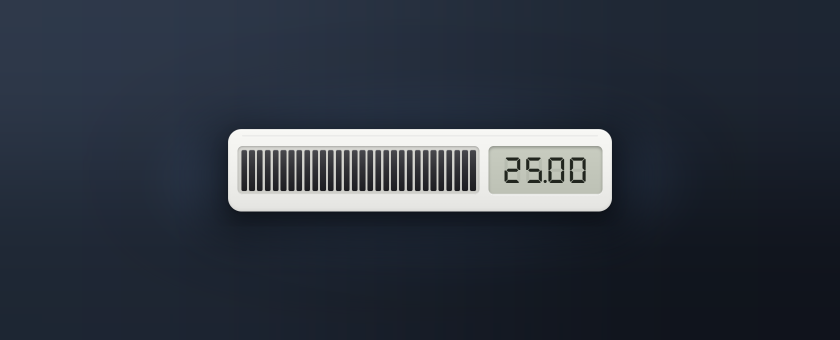
#> input picture assets/preview.png, 1680 x 680 px, given in place of .raw-idle.png, which was not available (shown at 1/2 size)
$ python make_previews.py
#> lines starting #> are read from the running program, lines starting #| are printed output that depends on the picture; pictures that were not available may be replaced by others from this repository, and a replacement may not be noted
# 生成 README 展示图：把 CapturePage 的透明截图合成到深色渐变背景上
from PIL import Image, ImageDraw, ImageFilter

DARK_TL = (43, 53, 70)    # 左上
DARK_BR = (18, 23, 32)    # 右下
GLOW = (86, 122, 176)     # 设备背后的柔光


def gradient(w, h, c1, c2):
    """对角渐变：2x2 四角颜色双三次放大"""
    base = Image.new("RGB", (2, 2))
    base.putpixel((0, 0), c1)
    base.putpixel((1, 0), tuple((a + b) // 2 for a, b in zip(c1, c2)))
    base.putpixel((0, 1), tuple((a + b) // 2 for a, b in zip(c1, c2)))
    base.putpixel((1, 1), c2)
    return base.resize((w, h), Image.BICUBIC)


def glow_layer(w, h, cx, cy, rx, ry, color, alpha):
    """椭圆柔光"""
#> called with w = 1680, h = 680, cx = 840, cy = 350, rx = 560, ry = 170, color = (86, 122, 176), alpha = 70
    layer = Image.new("RGBA", (w, h), (0, 0, 0, 0))
#> layer: PIL image 1680x680 RGBA; every value is 0
    d = ImageDraw.Draw(layer)
    d.ellipse([cx - rx, cy - ry, cx + rx, cy + ry], fill=color + (alpha,))
    return layer.filter(ImageFilter.GaussianBlur(80))
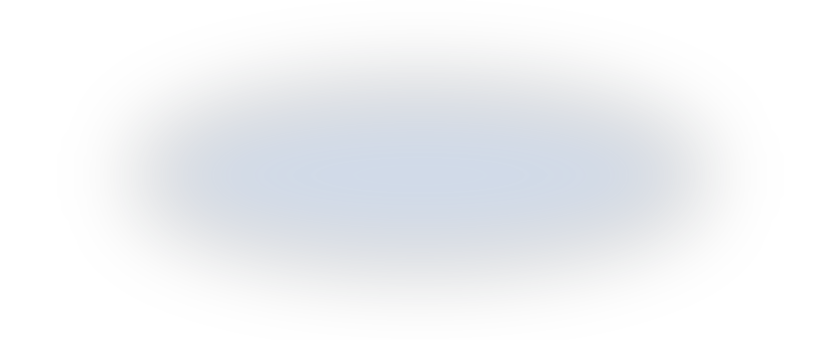
#> returned value: PIL image 1680x680 RGBA (shown at 1/2 size); mean R, G, B, A 22.6, 32, 46.2, 18.4; transparent parts drawn white


def rounded_shadow(w, h, box, radius, blur, alpha, dy):
    """圆角卡片投影"""
#> called with w = 1680, h = 680, box = (0, 0, 1680, 680), radius = 28, blur = 40, alpha = 120, dy = 22
    layer = Image.new("RGBA", (w, h), (0, 0, 0, 0))
    d = ImageDraw.Draw(layer)
    x0, y0, x1, y1 = box
#> x0 = 0; y0 = 0; x1 = 1680; y1 = 680
    d.rounded_rectangle([x0, y0 + dy, x1, y1 + dy], radius=radius, fill=(0, 0, 0, alpha))
    return layer.filter(ImageFilter.GaussianBlur(blur))
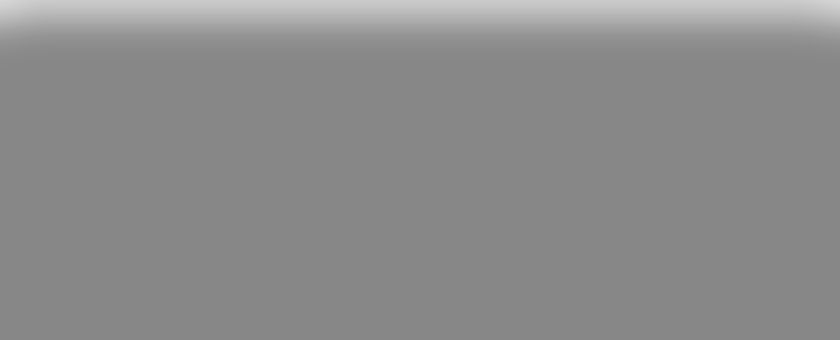
#> returned value: PIL image 1680x680 RGBA (shown at 1/2 size); mean R, G, B, A 0, 0, 0, 115.2; transparent parts drawn white


def rounded_paste(canvas, img, xy, radius):
    """带圆角遮罩粘贴"""
    mask = Image.new("L", img.size, 0)
    md = ImageDraw.Draw(mask)
    md.rounded_rectangle([0, 0, img.size[0] - 1, img.size[1] - 1], radius=radius, fill=255)
    canvas.paste(img, xy, mask)


def make_device_shot(raw, out, canvas=(1680, 680)):
    W, H = canvas
    bg = gradient(W, H, DARK_TL, DARK_BR)
    dev = Image.open(raw).convert("RGBA")

    cx, cy = W // 2, H // 2
    bg = Image.alpha_composite(bg.convert("RGBA"),
                               glow_layer(W, H, cx, cy + 10, 560, 170, GLOW, 70))

    box = (cx - dev.size[0] // 2, cy - dev.size[1] // 2,
           cx + dev.size[0] // 2, cy + dev.size[1] // 2)
    bg = Image.alpha_composite(bg, rounded_shadow(W, H, box, 28, 40, 120, 22))
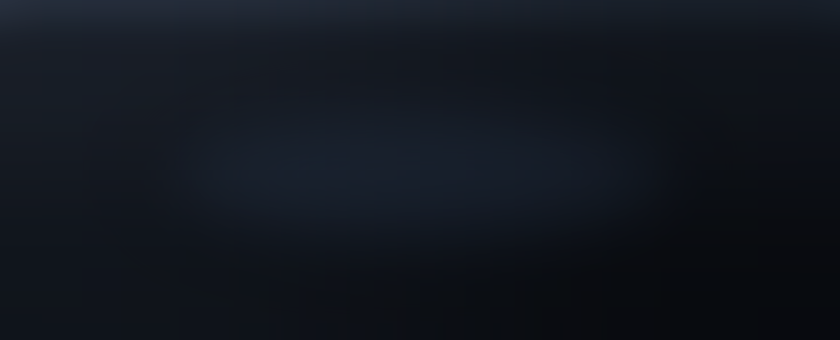
#> bg: PIL image 1680x680 RGBA (shown at 1/2 size); mean R, G, B, A 17.7, 22.6, 30.5, 255
#> call 2 of make_device_shot, with raw = '.raw-controls.png', out = 'assets/preview-controls.png', canvas = (1680, 680)
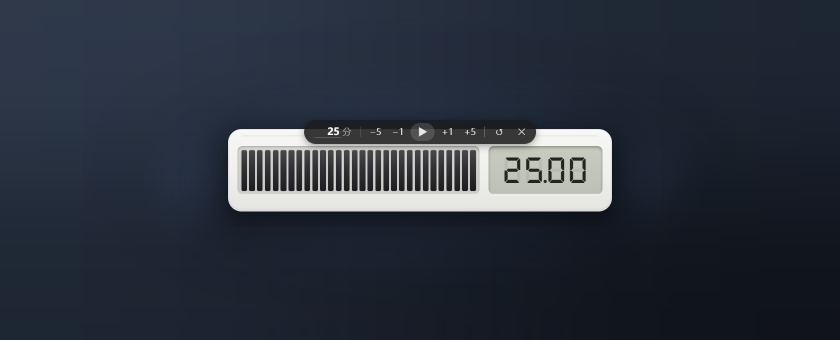
#> input picture assets/preview-controls.png, 1680 x 680 px, given in place of .raw-controls.png, which was not available (shown at 1/2 size)
    bg.paste(dev, (box[0], box[1]), dev)

    bg.convert("RGB").save(out, optimize=True)
    print("saved", out)


def make_settings_shot(raw, out, canvas=(1150, 940)):
#> called with raw = '.raw-settings.png', out = 'assets/preview-settings.png', canvas = (1150, 940)
    W, H = canvas
    bg = gradient(W, H, DARK_TL, DARK_BR)
#> bg: PIL image 1150x940 RGB
    card = Image.open(raw).convert("RGB")
#> card is the input picture: PIL image 1680x680 RGB; mean R, G, B 43.8, 50.8, 62.1

    scale = 0.92
    card = card.resize((int(card.size[0] * scale), int(card.size[1] * scale)), Image.LANCZOS)
#> card: PIL image 1545x625 RGB
    cx, cy = W // 2, H // 2
    box = (cx - card.size[0] // 2, cy - card.size[1] // 2,
           cx + card.size[0] // 2, cy + card.size[1] // 2)
#> box = (-197, 158, 1347, 782)

    bg = Image.alpha_composite(bg.convert("RGBA"),
                               rounded_shadow(W, H, box, 24, 40, 150, 24))
#> call 3 of rounded_shadow, with w = 1150, h = 940, box = (-197, 158, 1347, 782), radius = 24, blur = 40, alpha = 150, dy = 24
#> in rounded_shadow (call 3), `layer = Image.new("RGBA", (w, h), (0, 0, 0, 0))`: layer: PIL image 1150x940 RGBA; every value is 0
#> in rounded_shadow (call 3), `return layer.filter(ImageFilter.GaussianBlur(blur))`:
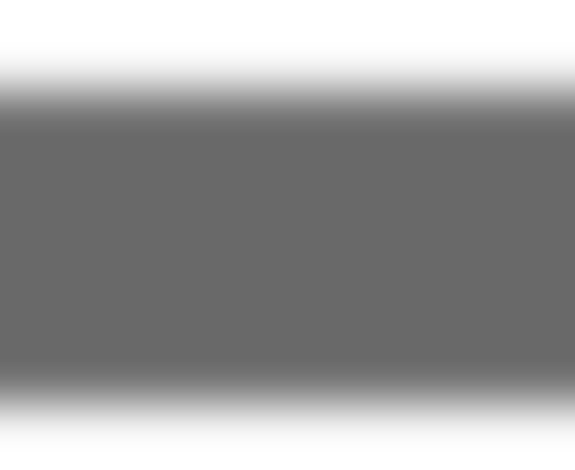
#> returned value: PIL image 1150x940 RGBA (shown at 1/2 size); mean R, G, B, A 0, 0, 0, 99.7; transparent parts drawn white
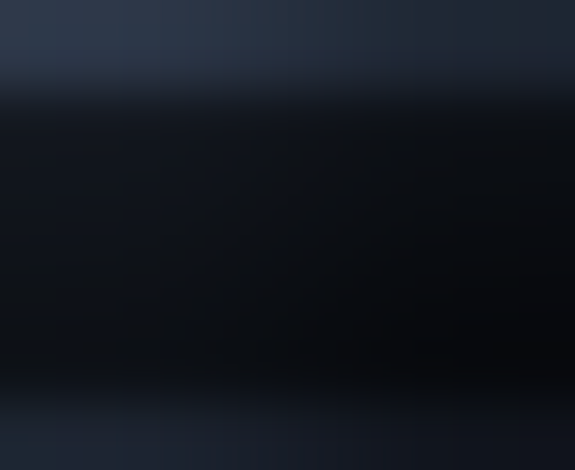
#> bg: PIL image 1150x940 RGBA (shown at 1/2 size); mean R, G, B, A 18.6, 23.4, 31.4, 255
    rounded_paste(bg, card, (box[0], box[1]), 18)
#> in rounded_paste, `mask = Image.new("L", img.size, 0)`: mask: PIL image 1545x625 L; every value is 0
#> in rounded_paste, `canvas.paste(img, xy, mask)`:
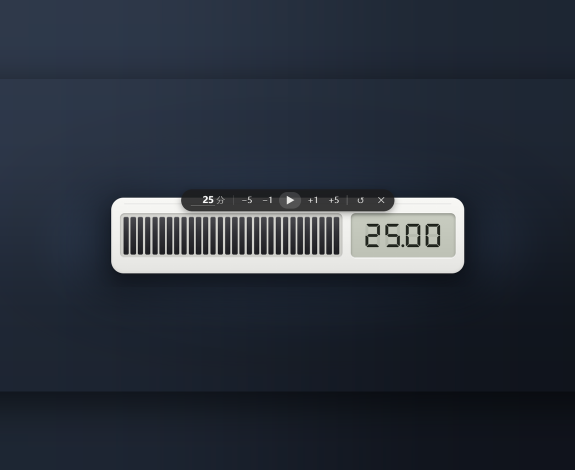
#> canvas: PIL image 1150x940 RGBA (shown at 1/2 size); mean R, G, B, A 41.8, 48.7, 59.9, 255

    bg.convert("RGB").save(out, optimize=True)
    print("saved", out)


make_device_shot(".raw-idle.png", "assets/preview.png")
make_device_shot(".raw-controls.png", "assets/preview-controls.png")
make_settings_shot(".raw-settings.png", "assets/preview-settings.png")
